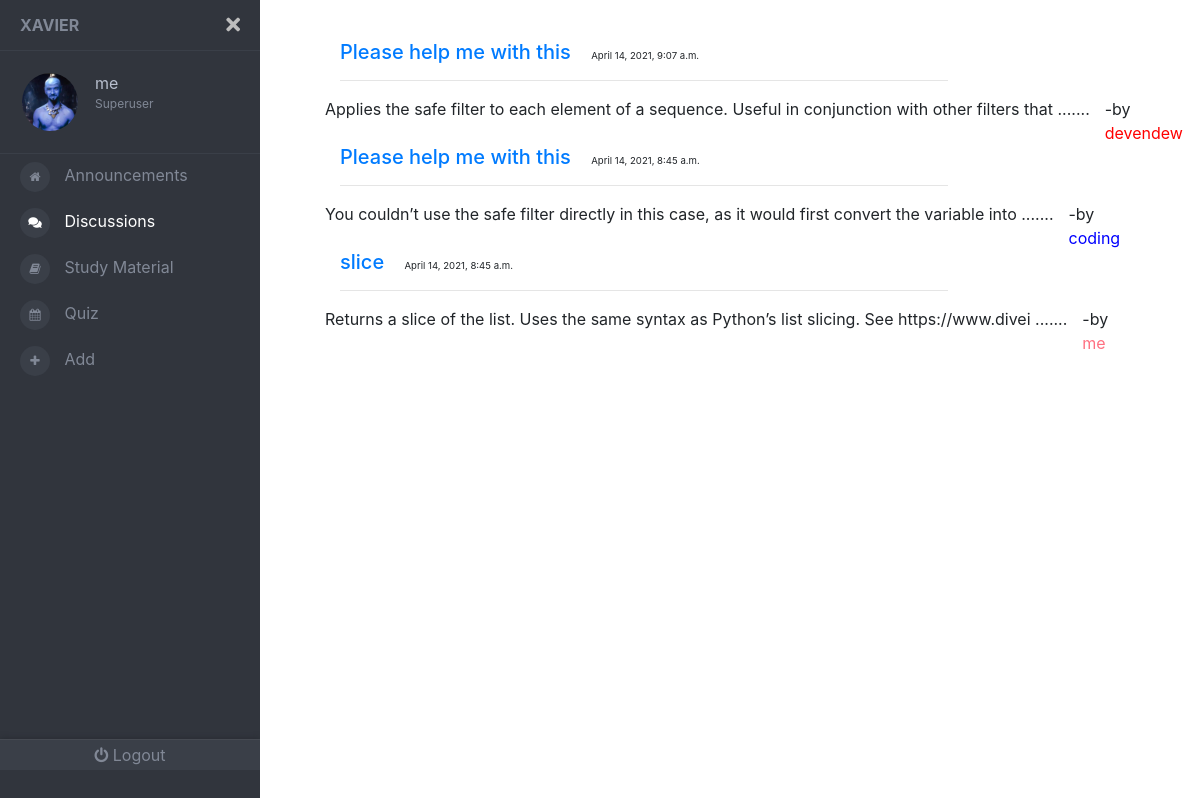
/discussions/ (signed in), run on an earlier commit of the app's database.
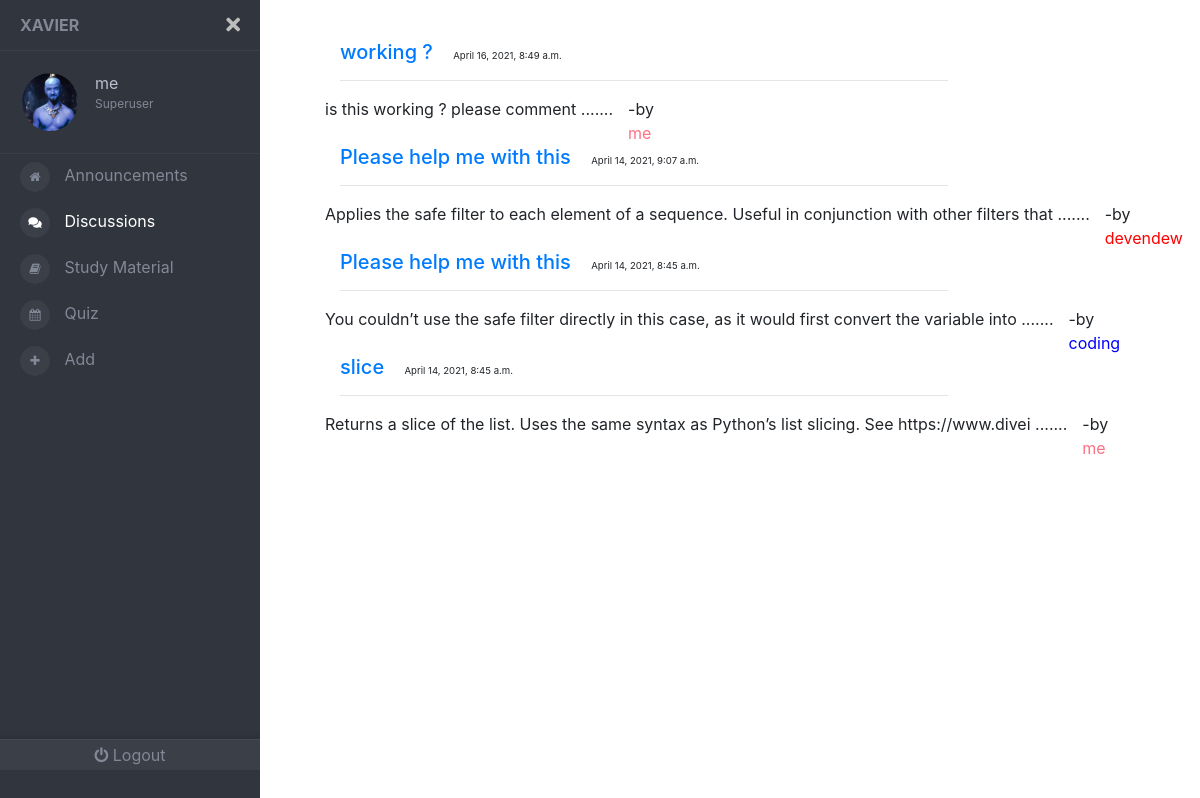
And on a later commit of the database.
### front/models.py (models this page shows, shortened)
class Discussion(models.Model):
	title = models.CharField(max_length=30  , default='Please help me with this')
	content = models.TextField()
	time= models.DateTimeField(auto_now_add=True)
	author = models.ForeignKey(User , on_delete =  models.SET(get_sentinel_user))
	room = models.CharField(max_length=8, default=get_code)

### front/views.py (the view)
# urls.py: path('discussions/',views.discuss ,  name='discusspage'),
def discuss(request):
	if not(request.user.is_authenticated):
		  return redirect('signpage')
	discussion = Discussion.objects.all()[len(Discussion.objects.all())-20:
					] if len(Discussion.objects.all()) > 21 else Discussion.objects.all()
	discussion2 = []
	for i in range(len(discussion)-1 , -1 , -1):
		discussion2.append(discussion[i])
	return render(request, 'front/disc.html' , {'discussions' : discussion2})

### front/templates/front/disc.html (shortened to what this page needs)
{% load static %}
<!DOCTYPE html>
<html lang="en">
  <head>
    <link rel="stylesheet" href='{% static "front/navbar.css" %}' />
    <link
      rel="stylesheet"
      href="https://cdnjs.cloudflare.com/ajax/libs/twitter-bootstrap/4.1.1/css/bootstrap.css"
    />
    <link
      rel="stylesheet"
      href="https://use.fontawesome.com/releases/v5.0.13/css/all.css"
    />
    <link rel="stylesheet" href='{% static "front/material.css" %}' />
    <link rel="stylesheet" href='{% static "front/study.css" %}' />
  </head>
  <body>
    <div class="page-wrapper chiller-theme toggled">
      <nav id="sidebar" class="sidebar-wrapper">
        <div class="sidebar-content">
          <div class="sidebar-brand">
            <a href="./home.html">Xavier</a>
            <div id="close-sidebar">
              <i class="fas fa-times"></i>
            </div>
          </div>
          <div class="sidebar-header">
            <div class="user-pic">
              <img
                class="img-responsive img-rounded"
                src="{{request.user.profile.image.url}}"
                alt="User picture"
                style = "border-radius: 50% ;"
              />
            </div>
            <div class="user-info">
              <span class="user-name">
                {{ request.user.username }}
              </span>
              <span class="user-role">
                  {% if request.user.is_superuser %}
              Superuser
                 {% elif request.user.is_staff %}
              Staff
                  {% else %}
              Student
                  {% endif %}
            </div>
          </div>
          <div class="sidebar-menu">
            <ul>
              <li>
                <a href="{% url 'mainpage' %} "
                  ><i class="fa fa-home" aria-hidden="true"></i>
                  <span>Announcements</span>
                </a>
              </li>
              <li>
                <a href="{% url 'discusspage' %} "  style="color: white" >
                  <i class="fas  fa-comments"></i>
                  <span>Discussions</span>
                </a>
              </li>
              <li>
                <a href="#"
                  ><i class="fa  fa-book"></i>
                  <span>Study Material</span>
                </a>
              </li>
              <li>
                <a href='#'
                ><i class="fa fa-calendar"></i>
                  <span>Quiz</span>
                </a>
              </li>
              <li>
                <a href="#"
                  ><i class="fa fa-plus" aria-hidden="true"></i>
                  <span>Add</span>
                </a>
              </li>
            </ul>
          </div>
          <div class="sidebar-footer">
            <a href="{% url 'logout' %} " style="text-decoration: none">
              <i class="fa fa-power-off"></i>
              <span>Logout</span></a
            >
          </div>
        </div>
      </nav>
      <main class="page-content">
        <div class="container">
         {% for discussion in discussions %}
          <div class="ibox-content forum-container">
            <div class="forum-item active">
              <div class="row">
                <div class="col-md-9">
                  <h5 class="forum-item-title">
                    <a href="#" class="forum-item-title"
                      >{{discussion.title}}</a
                    >
                    <span class="col-md-3" style="font-size: .75rem ;" > <small> {{discussion.time}}</small></span>
                  </h5>
                  <hr />
                </div>
                <div class="forum-sub-title">
                  {{discussion.content |slice:":100"}} .......
                </div>
                <div class="col-md-1 forum-info"> -by
                  <span class="views-number" style="color: {{discussion.author.profile.color}}" >  {{discussion.author}} </span>
                </div>
              </div>
            </div>
          </div>
            {% endfor %}
        </div>
      </main>
    </div>
  </body>
</html>

What changed in the data, as far as the page shows it:
added Discussion: title "working ?", time "April 16, 2021, 8:49 a.m.", content "is this working ? please comment", author "me"
